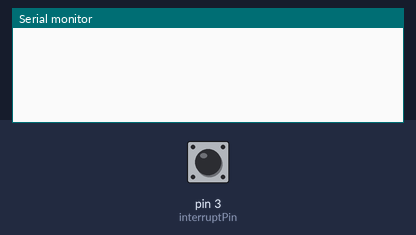
Simulated run of this sketch. Board: Arduino Uno, built with avr-gcc and run on an emulated ATmega328P. On the bench: the last lines printed to the serial monitor. The inputs (shaded band) are chosen by the test bench; at power-on: pin 3 (interruptPin) HIGH.

Above: at 1.2 s.
1.3 s: pin 3 (interruptPin) pulled LOW for 0.15 s
At 2.0 s:
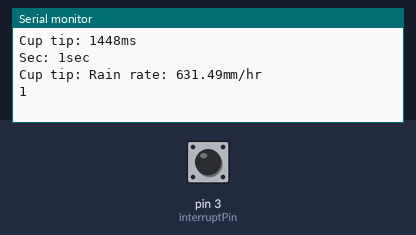
2.9 s: pin 3 (interruptPin) pulled LOW for 1 s
At 4.5 s:
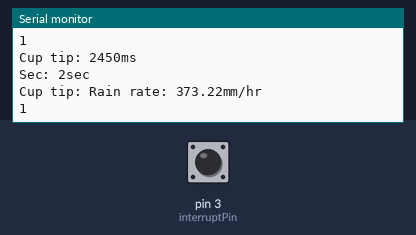
5.4 s: pin 3 (interruptPin) pulled LOW for 0.15 s
At 6.3 s:
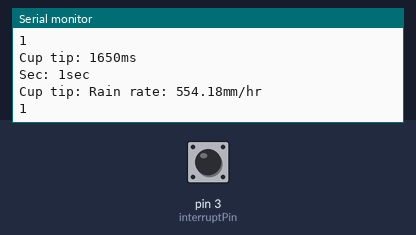

Measured:
- after the input at 1.3 s, the serial monitor: prints a new line after 0.15 s (image 1)
- after the input at 2.9 s, the serial monitor: prints a new line after 1.0 s (image 2)
- after the input at 5.4 s, the serial monitor: prints a new line after 0.15 s (image 3)

The sketch:

TippingBucket.ino
```cpp
//Tipping bucket wire
//black - G
//white - 3

const byte interruptPin = 3;
const int interval = 500;
volatile unsigned long tiptime = millis();
 double rainrate = 0.00;
void setup() {

  Serial.begin(9600);

  // Set up our digital pin as an interrupt
  pinMode(interruptPin, INPUT_PULLUP);
  attachInterrupt(digitalPinToInterrupt(interruptPin), count, RISING);

}

void loop() {

}

void count() {
  // Grab the current ms count for common calculations
  unsigned long curtime = millis();

  // Make sure we don't record bounces
  if ((curtime - tiptime) < interval) {
    return;
  }

  // How long since the last tip?
  unsigned long tipcount = curtime - tiptime;
  tiptime = curtime;

  // Calculate mm/hr from period between cup tips
    rainrate = 914400.0 / tipcount;

  Serial.print("Cup tip: ");
  Serial.print(tipcount);
  Serial.println("ms");

  Serial.print("Sec: ");
  Serial.print(tipcount/1000);
  Serial.println("sec");

  Serial.print("Cup tip: ");

  Serial.print("Rain rate: ");
  Serial.print(rainrate);
  Serial.println("mm/hr");

  Serial.println(digitalRead(interruptPin));
}
```
